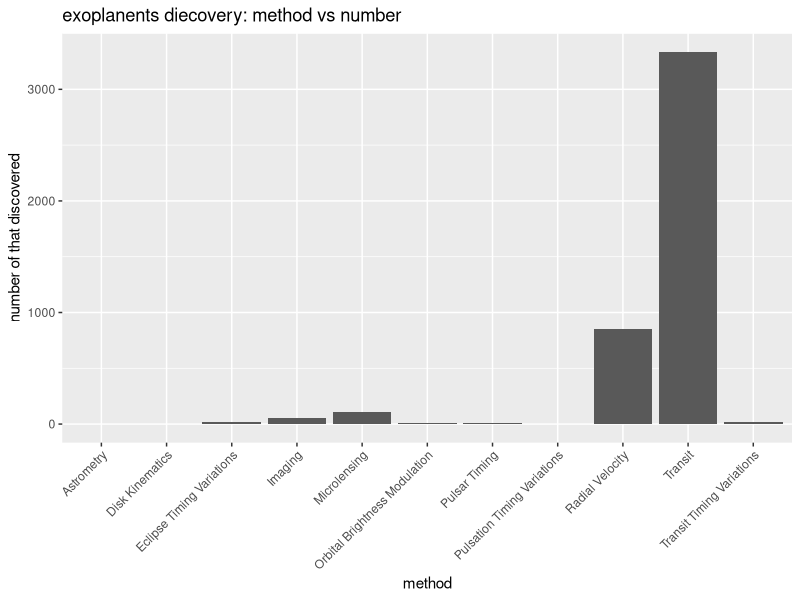

Write R code to recreate this figure.
## ---- chunk 1
knitr::opts_chunk$set(echo = TRUE, message=FALSE, warning=FALSE)
library(tidyverse)
## ---- chunk 2
## Read in the csv files for all planets
## There is one row for each exoplanet publication
## Note that the file begins with a number of comment lines which we skip

planets = read_csv("../../data/exoplanets_default_2021-06-15.csv",
                   skip = 100) %>% 
  select(pl_name, hostname, discoverymethod, disc_year, sy_pnum, pl_rade, pl_bmasse) %>%
  rename(planet = pl_name,
         star = hostname,
         method = discoverymethod,
         year = disc_year,
         number = sy_pnum,
         radius = pl_rade,
         mass = pl_bmasse)

### Add code here as needed to address the questions.
exoplanets_number = planets %>% 
  select(year, number) %>%
  filter(year == "2000" | year == "2005" | year == "2010" | year == "2015") %>%
  group_by(year) %>% 
  summarize(sum_number = sum(number))
exoplanets_number

planets
## ---- chunk 3
ggplot(planets, aes(x = method)) +
  geom_bar() +
  xlab('method') +
  ylab('number of that discovered') +
  ggtitle('exoplanents diecovery: method vs number') +
  theme( axis.text.x = element_text(angle=45, hjust=1))
## ---- chunk 4
summary_data = planets %>% 
  select(method, number) %>%
  group_by(method) %>% 
  summarize(count = sum(number))
summary_data
## ---- chunk 5
star_planets = planets %>% 
  count(star) %>%
  arrange(desc(n))
  
star_planets
## ---- chunk 6
star_planets %>%
  summarize(mean = mean(n), median = median(n))
